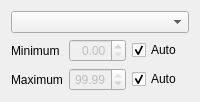
<?xml version="1.0" encoding="UTF-8"?>
<ui version="4.0">
 <class>DataColorOptions</class>
 <widget class="QWidget" name="DataColorOptions">
  <property name="geometry">
   <rect>
    <x>0</x>
    <y>0</y>
    <width>200</width>
    <height>90</height>
   </rect>
  </property>
  <property name="windowTitle">
   <string>Form</string>
  </property>
  <layout class="QFormLayout" name="formLayout">
   <property name="fieldGrowthPolicy">
    <enum>QFormLayout::AllNonFixedFieldsGrow</enum>
   </property>
   <item row="0" column="0" colspan="2">
    <widget class="GradientSelector" name="gradient">
     <property name="iconSize">
      <size>
       <width>64</width>
       <height>16</height>
      </size>
     </property>
    </widget>
   </item>
   <item row="1" column="0">
    <widget class="QLabel" name="minimumLabel">
     <property name="text">
      <string>Minimum</string>
     </property>
    </widget>
   </item>
   <item row="1" column="1">
    <layout class="QHBoxLayout" name="horizontalLayout">
     <item>
      <widget class="QDoubleSpinBox" name="minimum">
       <property name="enabled">
        <bool>false</bool>
       </property>
       <property name="alignment">
        <set>Qt::AlignRight|Qt::AlignTrailing|Qt::AlignVCenter</set>
       </property>
      </widget>
     </item>
     <item>
      <widget class="QCheckBox" name="autoMinimum">
       <property name="text">
        <string>Auto</string>
       </property>
       <property name="checked">
        <bool>true</bool>
       </property>
      </widget>
     </item>
    </layout>
   </item>
   <item row="2" column="0">
    <widget class="QLabel" name="maximumLabel">
     <property name="text">
      <string>Maximum</string>
     </property>
    </widget>
   </item>
   <item row="2" column="1">
    <layout class="QHBoxLayout" name="horizontalLayout_2">
     <item>
      <widget class="QDoubleSpinBox" name="maximum">
       <property name="enabled">
        <bool>false</bool>
       </property>
       <property name="alignment">
        <set>Qt::AlignRight|Qt::AlignTrailing|Qt::AlignVCenter</set>
       </property>
       <property name="value">
        <double>99.989999999999995</double>
       </property>
      </widget>
     </item>
     <item>
      <widget class="QCheckBox" name="autoMaximum">
       <property name="text">
        <string>Auto</string>
       </property>
       <property name="checked">
        <bool>true</bool>
       </property>
      </widget>
     </item>
    </layout>
   </item>
  </layout>
 </widget>
 <customwidgets>
  <customwidget>
   <class>GradientSelector</class>
   <extends>QComboBox</extends>
   <header>GradientSelector.h</header>
  </customwidget>
 </customwidgets>
 <resources/>
 <connections>
  <connection>
   <sender>autoMinimum</sender>
   <signal>toggled(bool)</signal>
   <receiver>minimum</receiver>
   <slot>setDisabled(bool)</slot>
   <hints>
    <hint type="sourcelabel">
     <x>167</x>
     <y>44</y>
    </hint>
    <hint type="destinationlabel">
     <x>103</x>
     <y>44</y>
    </hint>
   </hints>
  </connection>
  <connection>
   <sender>autoMaximum</sender>
   <signal>toggled(bool)</signal>
   <receiver>maximum</receiver>
   <slot>setDisabled(bool)</slot>
   <hints>
    <hint type="sourcelabel">
     <x>167</x>
     <y>73</y>
    </hint>
    <hint type="destinationlabel">
     <x>103</x>
     <y>73</y>
    </hint>
   </hints>
  </connection>
 </connections>
</ui>
